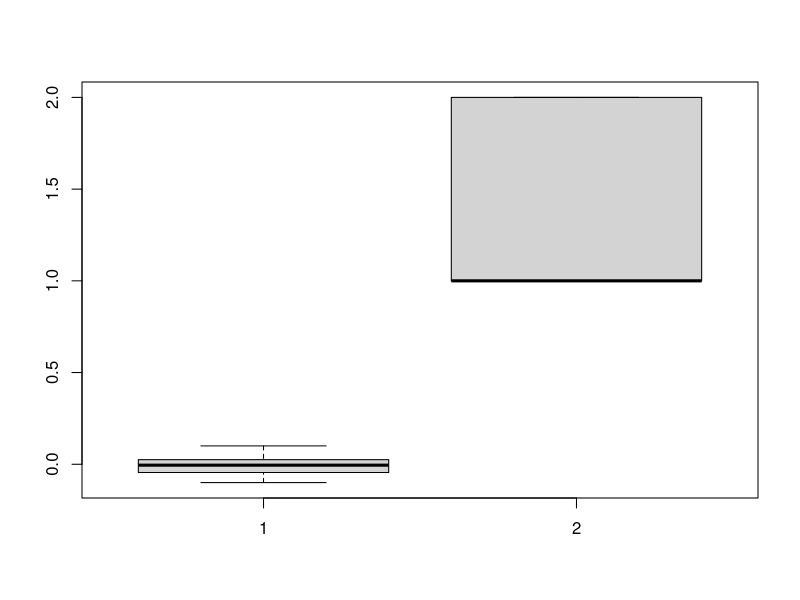

Here is the R script that generated this plot:
# suggested libraries
library(tidyverse)

# load brexit_polls object and add x_hat column
library(dslabs)
data(brexit_polls)
brexit_polls <- brexit_polls %>%
  mutate(x_hat = (spread + 1)/2)

# final proportion voting "Remain"
p <- 0.481

head(brexit_polls)

june_polls <- brexit_polls %>% filter(enddate >= '2016-06-01')

june_polls <- june_polls %>% mutate(se_x_hat = sqrt(x_hat*(1-x_hat)/samplesize), se_d = 2*se_x_hat, upper = qnorm(0.975, spread, se_d), lower = qnorm(0.025, spread, se_d), hit = ifelse(upper>= -0.038 & -0.038 >=lower, 1, 0))

head(june_polls)

mean(june_polls$upper>=0 & june_polls$lower <= 0)
mean(june_polls$lower>0)
mean(june_polls$hit)

june_polls %>% group_by(pollster) %>% summarise(avg_hit = mean(hit), n = n()) %>% arrange(avg_hit)

boxplot(june_polls$spread, june_polls$poll_type)

head(june_polls)

(june_polls)
